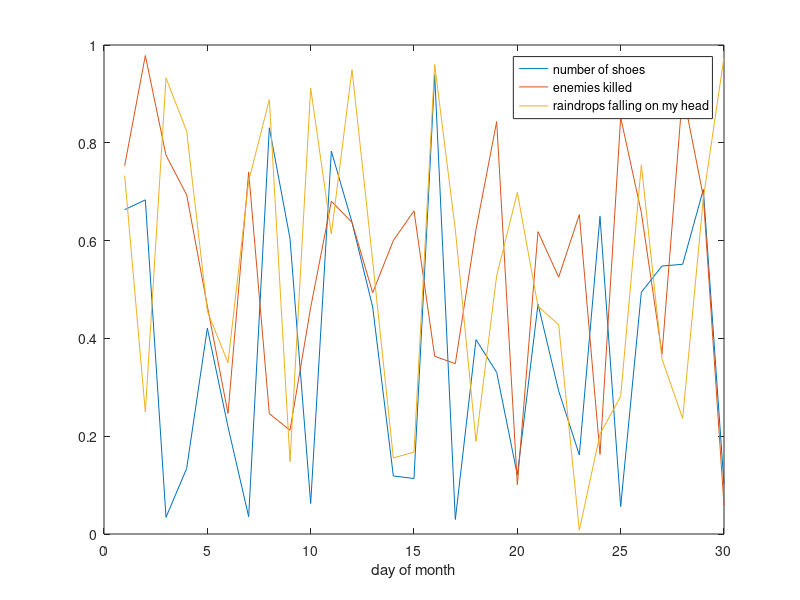

Write the MATLAB code that produced this figure. (Note: this script raises an error after producing the figure.)
% clear the workspace
clear, close, clc

% generate a random matrix
mat_data = rand(30, 3);

% plot the data
figure(1);
plot(mat_data);
xlabel('day of month');

% create a standard legend
% (and obtain the handle)
legend({'number of shoes', ...
        'enemies killed', ...
        'raindrops falling on my head'});

% now change the legend to be clickable
legend_curve_selector(legend);